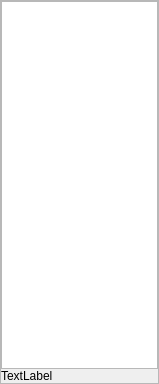
<?xml version="1.0" encoding="UTF-8"?>
<ui version="4.0">
 <class>UserFrame</class>
 <widget class="QFrame" name="UserFrame">
  <property name="geometry">
   <rect>
    <x>0</x>
    <y>0</y>
    <width>159</width>
    <height>384</height>
   </rect>
  </property>
  <property name="windowTitle">
   <string>Frame</string>
  </property>
  <property name="frameShape">
   <enum>QFrame::StyledPanel</enum>
  </property>
  <property name="frameShadow">
   <enum>QFrame::Raised</enum>
  </property>
  <layout class="QVBoxLayout" name="verticalLayout">
   <property name="spacing">
    <number>0</number>
   </property>
   <property name="leftMargin">
    <number>0</number>
   </property>
   <property name="topMargin">
    <number>0</number>
   </property>
   <property name="rightMargin">
    <number>0</number>
   </property>
   <property name="bottomMargin">
    <number>0</number>
   </property>
   <item>
    <widget class="QListWidget" name="listWidget"/>
   </item>
   <item>
    <widget class="QLabel" name="label">
     <property name="text">
      <string>TextLabel</string>
     </property>
    </widget>
   </item>
  </layout>
 </widget>
 <resources/>
 <connections/>
</ui>
